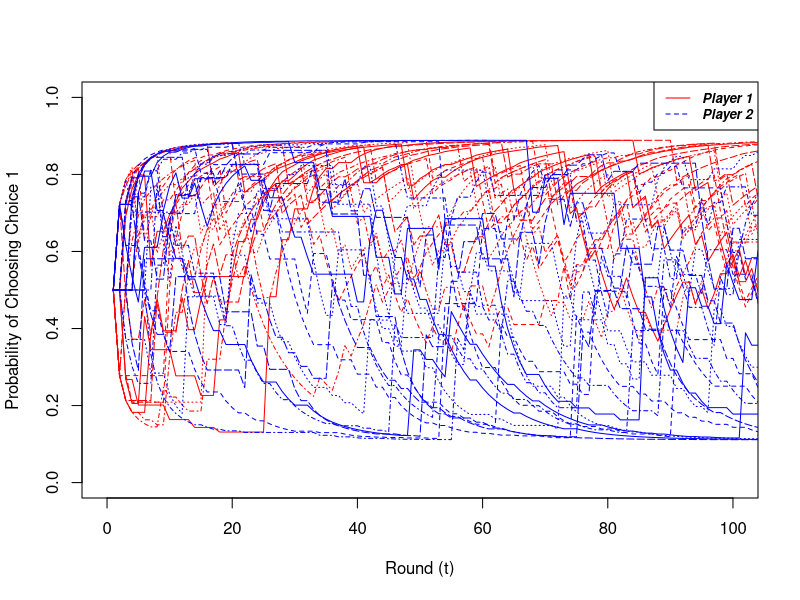
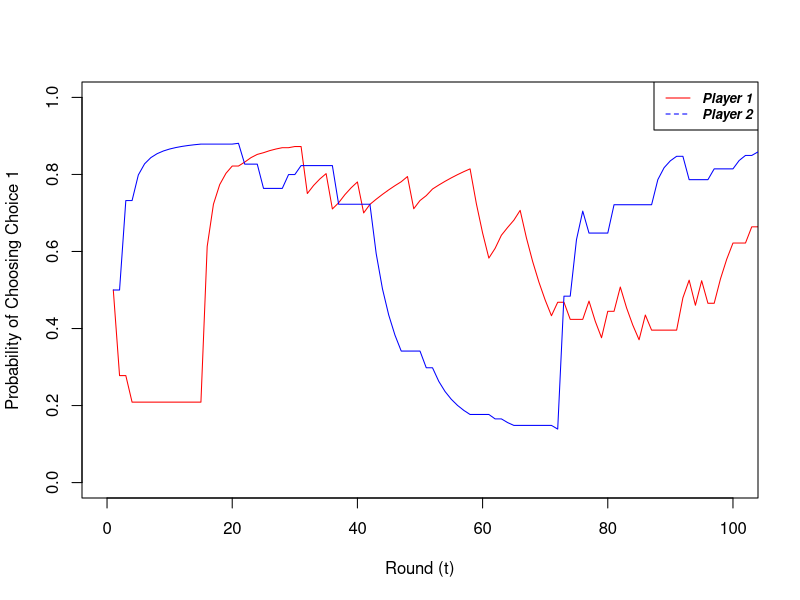
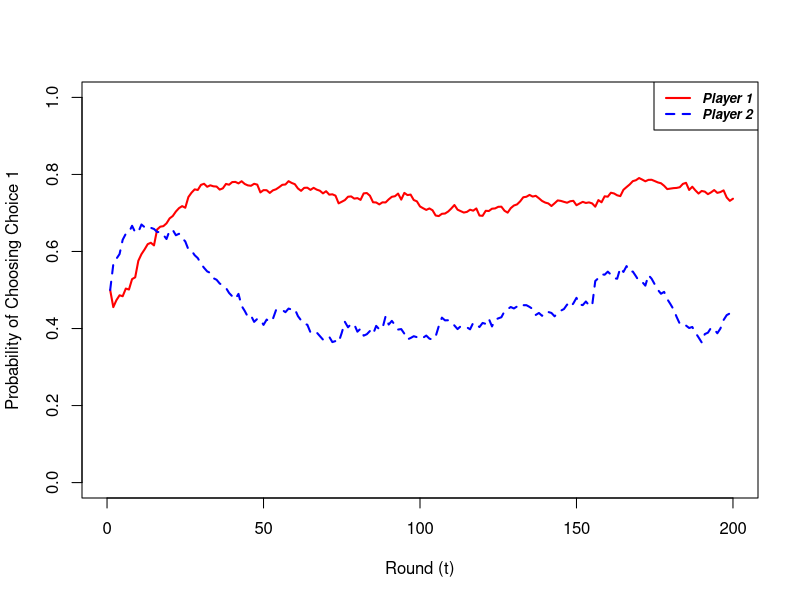
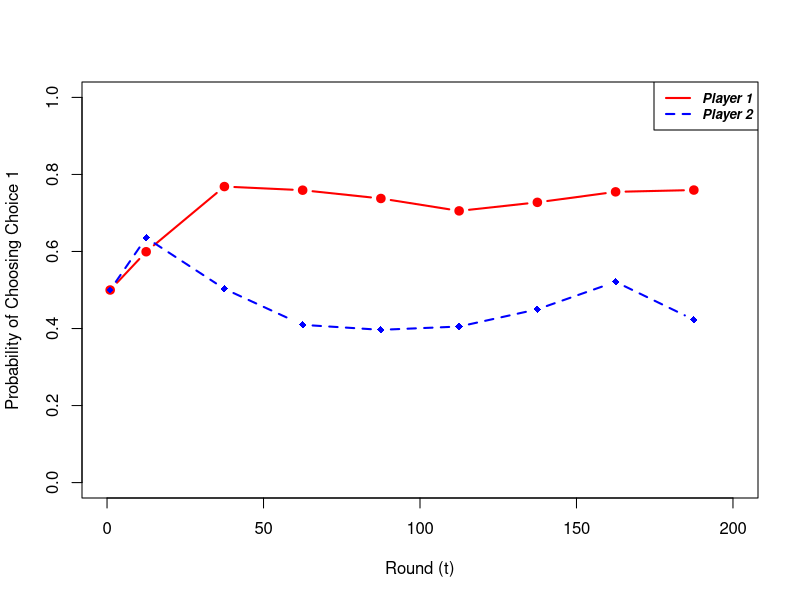

These figures' R source, in order:
#Model Replication
#Predicting How People Play Games: Reinforcement Learning in Experimental Games with Unique, Mixed Strategy Equilibria 
#Erev and Roth, 1998

#Created by James Paine
#15.879 - Simulation Models in Social and Behavioral Sciences
#February 14, 2019


#THREE-PARAMETER MODEL


setwd("C:/Users/jpaine/OneDrive/MIT/15.879 - Simulation Models in Social and Behavioral Sciences/Erev Modeling")
Payout = read.csv("ML Payoff Matrix.csv")
head(Payout)

#Set the number of time steps or rounds of individual play between each player
Rounds = 200

#Set the number of players
#NOTE: MUST MATCH FORMAT OF INPUT PAYOUT MATRIX
NumPlayer = 2

#Set the number of interations of each play
Iterations = 20

#Set model Parameters
#Tuned paramters on page 864
S1 = 9
phi = .1
eps = .2

#Note on indicies
#i = iteration index
#n = player index
#t = round, or time, index of single play
#k = index of choice the player actually played
#j = general index of choices available to player
#q[n,j,t] = 'propensity' towards a strategy j
#p[n,j,t] = probability of choosing strategy j



#Get the number of unique choices for each player
M = lapply(Payout, function(x) length(unique(x)))
M = M[1:NumPlayer]

#Get the average absolute payoff for each player
X = lapply(Payout, function(x) abs(mean(x)))
X = X[(NumPlayer+1):length(X)]

#Get the minimum payoff for each player
x_min = lapply(Payout, function(x) min(x))
x_min = x_min[(NumPlayer+1):length(x_min)]

#initalize the GLOBAL probability and q array spaces
P = array(data = NA, dim = c(NumPlayer,max(as.numeric(M[1:NumPlayer])),Rounds,Iterations))
Q=P

#initialize the GLOBAL choice array k
K = array(data = NA, dim = c(NumPlayer,Rounds,Iterations))

i=1

#Loop through each iteration i the multi-round game
for (i in 1:Iterations) {
  cat("\014")  
  print(paste0("Iteration: ", i, " of ", Iterations))

    
  #initalize the probability and q array space for this iteration
  p = array(data = NA, dim = c(NumPlayer,max(as.numeric(M[1:NumPlayer])),Rounds))
  q=p
  
  #initialize the choice array k for this iteration
  k = array(data = NA, dim = c(NumPlayer,Rounds))
  
  
  #Initialization round
  #set t=1 values for the probabilities and propensities
  for (n in 1:NumPlayer) {
    for (j in 1:as.numeric(M[n])) {
      
      p[n,j,1]= 1/as.numeric(M[n])
      q[n,j,1]= p[n,j,1]*S1*as.numeric(X[n])
      
    }
  }
  
  p[,,1]
  q[,,1]
  
  q[2,2,1]
  q[2,2,2]
  
  t=2
  n=1
  j=1
  
  #Loop through subsequent rounds
  for(t in 2:Rounds) {
    
    for(n in 1:NumPlayer){
      #Probabilistically get player n's choice 
      k[n,t]=sample(c(1:as.numeric(M[n])),1,replace=FALSE,prob=p[n,,(t-1)])
    }
  
    k[,t]
    
    #Look at the payout matrix to determine which row matches the choices
    FullPayout = Payout[apply(Payout[,1:NumPlayer], 1, function(x) identical(as.numeric(x),as.numeric(k[,t]))),]
    R = FullPayout[,(NumPlayer+1):ncol(Payout)]-x_min
  
    for(n in 1:NumPlayer){
      
      #for each strategy option, see if a reward was observed
      for(j in 1:as.numeric(M[n])){
        
        q[n,j,t] = (1-phi)*q[n,j,(t-1)]
        
        if (as.numeric(k[n,t]) == j) {
          #update the propensities based on the reward observed
          q[n,j,t] =  q[n,j,t]+as.numeric(R[n])*(1-eps)        
        } else{
          
          if (as.numeric(M[n]) <= 2) {
            
            if ((j == (as.numeric(k[n,t])+1))|(j == (as.numeric(k[n,t])-1))) {
              #update the propensities based on the reward observed
              q[n,j,t] =  q[n,j,t]+as.numeric(R[n])*(eps/2)        
            }          
            
          } else {
            q[n,j,t] =  q[n,j,t]+as.numeric(R[n])*(eps/(as.numeric(M[n])-1))
          }  
          
        }
     
      } #next j in the observation of choice and propentsity update loop
      
      #Update probabilities based on newly updated propensities
      for(j in 1:as.numeric(M[n])){
        p[n,j,t] = q[n,j,t]/sum(q[n,1:as.numeric(M[n]),t])     
      } #next j in the update of probability loop
  
    } #next n
    
 
    
  } #next t
  
  #Write the values of p, q, and k to global arrays for later use and analysis
  P[,,,i]=p
  Q[,,,i]=q
  K[,,i]=k
  
} #next i


###Recreate the Plots from Erev and Roth

#Initialize the average arrays
P_avg = array(data = NA, dim = c(NumPlayer,max(as.numeric(M[1:NumPlayer])),Rounds))
Q_avg = P_avg

#Loop through the players and choices and average over the iterations observed at each round
for (n in 1:NumPlayer){
  for (j in 1:as.numeric(M[n])) {
  
    SubP=P[n,j,,]
    P_avg[n,j,]=rowMeans(SubP)
    
    SubQ=Q[n,j,,]
    Q_avg[n,j,]=rowMeans(SubQ)
    
  }
}

###### PLOTTING FUNCTIONS #####

##Plot ALL the iterations
matplot(1:Rounds,P[1,1,,], typ = "l", pch=19, col = "red",
        xlim=c(0,100), ylim=c(0,1),
        xlab = "Round (t)", ylab = "Probability of Choosing Choice 1"
)
matlines(P[2,1,,], pch = 18, col="blue")
legend("topright", legend=c("Player 1", "Player 2"),
       col=c("red", "blue"), lty=1:2, cex=0.8,
       text.font=4)


##Plot a single random iteration
it = sample(1:Iterations, 1)
plot(1:Rounds,P[1,1,,it], typ = "l", pch=19, col = "red",
     xlim=c(0,100), ylim=c(0,1),
     xlab = "Round (t)", ylab = "Probability of Choosing Choice 1"
)
lines(P[2,1,,it], pch = 18, col="blue")
legend("topright", legend=c("Player 1", "Player 2"),
       col=c("red", "blue"), lty=1:2, cex=0.8,
       text.font=4)


##Plot the average of the probabilities for each player

plot(1:Rounds,P_avg[1,1,], typ = "l", pch=19, col = "red", lwd=2,
     xlim=c(0,Rounds), ylim=c(0,1),
     xlab = "Round (t)", ylab = "Probability of Choosing Choice 1"
)
lines(1:Rounds,P_avg[2,1,], pch = 18, col="blue", lty = 2, lwd=2)
legend("topright", legend=c("Player 1", "Player 2"), lwd = 2,
       col=c("red", "blue"), lty=1:2, cex=0.8,
       text.font=4)



##Plot Binned data to match Erev and Roth outputs

#Bin the iterations of data
Bins = 8
Bin_Size = round(Rounds/Bins,0)

t_vector = seq(Rounds/Bins/2, Rounds, Rounds/Bins)
t_vector = append(1, t_vector)

P_bin = array(data = NA, dim = c(NumPlayer,max(as.numeric(M[1:NumPlayer])),Bins+1))
Q_bin = P_bin


#Loop through the players and choices and create an average bin by round
for (n in 1:NumPlayer){
  for (j in 1:as.numeric(M[n])) {
    P_bin[n,j,]=append(P_avg[n,j,1],colMeans(matrix(P_avg[n,j,],Bin_Size)))
    Q_bin[n,j,]=append(Q_avg[n,j,1],colMeans(matrix(P_avg[n,j,],Bin_Size)))
  }
}

#Plot the binned data
plot(t_vector,P_bin[1,1,], typ = "b", pch=19, col = "red", lwd=2,
     xlim=c(0,Rounds), ylim=c(0,1),
     xlab = "Round (t)", ylab = "Probability of Choosing Choice 1"
)
lines(t_vector,P_bin[2,1,], typ = "b", pch = 18, col="blue", lty = 2, lwd=2)
legend("topright", legend=c("Player 1", "Player 2"), lwd = 2,
       col=c("red", "blue"), lty=1:2, cex=0.8,
       text.font=4)
